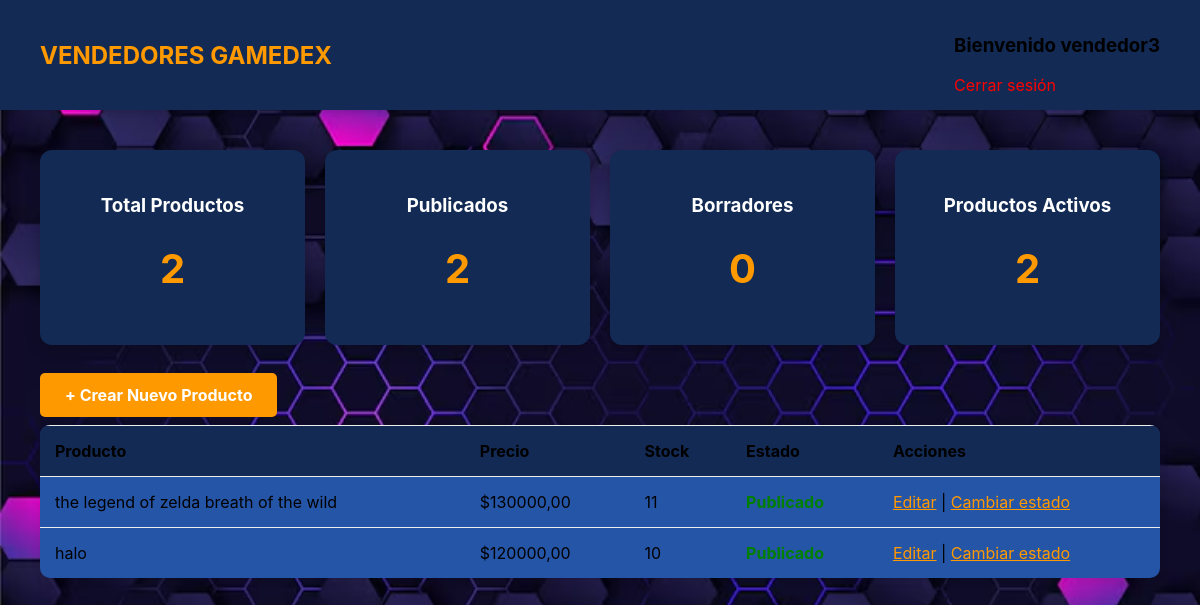
Page /dashboard-vendedor/ (signed in) on the committed database.
### GAMEDEX/models.py (models this page shows, shortened)
class Producto(models.Model):
    vendedor = models.ForeignKey(User, on_delete=models.CASCADE)
    nombre = models.CharField(max_length=100)
    descripcion = models.TextField()
    precio = models.DecimalField(max_digits=10, decimal_places=2)
    cantidad = models.PositiveIntegerField(default=1)
    dias_garantia = models.PositiveIntegerField(default=0)
    imagen = models.ImageField(upload_to="productos/", null=True, blank=True)
    publicado = models.BooleanField(default=False)
    creado = models.DateTimeField(auto_now_add=True)
    modificado = models.DateTimeField(auto_now=True)

### GAMEDEX/views.py (the view)
# urls.py: path('dashboard-vendedor/', views.dashboard_vendedor, name='dashboard_vendedor'),
@login_required
@never_cache
def dashboard_vendedor(request):
    if not request.user.groups.filter(name="Vendedor").exists():
        messages.error(request, "No tienes permiso para acceder.")
        return redirect("redireccion_dashboard")
    productos_vendedor = Producto.objects.filter(vendedor=request.user)
    total_productos = productos_vendedor.count()
    total_publicados = productos_vendedor.filter(publicado=True).count()
    total_borradores = productos_vendedor.filter(publicado=False).count()
    productos_activos = productos_vendedor.filter(
        publicado=True,
        cantidad__gt=0
    ).count()
    productos_list = productos_vendedor
    query = request.GET.get("q")
    if query:
        productos_list = productos_list.filter(nombre__icontains=query)
    paginator = Paginator(productos_list, 5)
    page_number = request.GET.get("page")
    productos = paginator.get_page(page_number)
    return render(request, "dashboard_vendedor.html", {
        "productos": productos,
        "total_productos": total_productos,
        "total_publicados": total_publicados,
        "total_borradores": total_borradores,
        "productos_activos": productos_activos,
        "query": query,
    })

### templates/dashboard_vendedor.html (shortened to what this page needs)
{% load static %}
<!DOCTYPE html>
<html>
<head>
</head>
<body style="
background: url('{% static "imagenes/fondo-admin.avif" %}') no-repeat center center fixed;
background-size: cover;
">
<div class="navbar">
    <h2>VENDEDORES GAMEDEX</h2>
    <div>
        <h3>Bienvenido <strong>{{ request.user.username }}</strong></h3>
        <a href="{% url 'logout' %}">Cerrar sesión</a>
    </div>
</div>
<div class="container">
<div class="dashboard-cards">
    <div class="card">
        <h3>Total Productos</h3>
        <h1>{{ total_productos }}</h1>
    </div>
    <div class="card">
        <h3>Publicados</h3>
        <h1>{{ total_publicados }}</h1>
    </div>
    <div class="card">
        <h3>Borradores</h3>
        <h1>{{ total_borradores }}</h1>
    </div>
    <div class="card">
        <h3>Productos Activos</h3>
        <h1>{{ productos_activos }}</h1>
    </div>
</div>
<div style="margin-bottom:20px;">
    <a href="{% url 'crear_producto' %}" class="btn-crear">
        + Crear Nuevo Producto
    </a>
</div>
<div class="tabla-container">
<table>
<tr>
    <th>Producto</th>
    <th>Precio</th>
    <th>Stock</th>
    <th>Estado</th>
    <th>Acciones</th>
</tr>
{% for producto in productos %}
<tr>
<td>{{ producto.nombre }}</td>
<td>${{ producto.precio }}</td>
<td>{{ producto.cantidad }}</td>
<td>
{% if producto.publicado %}
<span style="color:green; font-weight:bold;">Publicado</span>
{% else %}
<span style="color:gray;">Borrador</span>
{% endif %}
</td>
<td>
<a href="{% url 'editar_producto' producto.id %}" style="color: #ff9900; text-decoration: underline;">Editar</a> |
<a href="{% url 'toggle_publicacion' producto.id %}" style="color: #ff9900; text-decoration: underline;">
Cambiar estado
</a>
</td>
</tr>
{% endfor %}
</table>
</div>
</div>
</body>
</html>

### templates/dashboard_vendedor.html (style rules this page uses)
body { margin:0; font-family: Inter, Arial, sans-serif; bgackground: #0b2f64; }
.navbar { background-color:#122A54; padding:15px 40px; display:flex; justify-content:space-between; align-items:center; box-shadow:0 2px 5px rgba(0,0,0,0.1); }
.navbar h2 { color: #ff9900; }
.navbar a { color:red; text-decoration:none; }
.container { padding:40px; }
.dashboard-cards { display:flex; gap:20px; margin-bottom:40px; }
.card { flex:1; background: #122A54; color:white; padding:25px; border-radius:12px; text-align:center; box-shadow:0 5px 15px rgba(0,0,0,0.2); transition:all 0.3s ease; cursor:pointer; }
.card h3 { margin-bottom:10px; }
.card h1 { font-size:40px; color:#ff9900; }
.btn-crear { background-color: #ff9900; color:white; padding:12px 25px; text-decoration:none; border-radius:5px; font-weight:bold; }
.tabla-container { background: #2555a7; border-radius:10px; box-shadow:0 2px 8px rgba(0,0,0,0.1); overflow:hidden; }
table { width:100%; border-collapse:collapse; }
th { background: #122A54; text-align:left; padding:15px; }
td { padding:15px; }
tr { border-top:1px solid #eee; }

### rows in the picture
Producto: nombre "the legend of zelda breath of the wild", precio "130000,00", cantidad "11"
Producto: nombre "halo", precio "120000,00", cantidad "10"

### other values in the picture
{{ request.user.username }} "vendedor3"
{{ total_productos }} "2"
{{ total_publicados }} "2"
{{ total_borradores }} "0"
{{ productos_activos }} "2"
